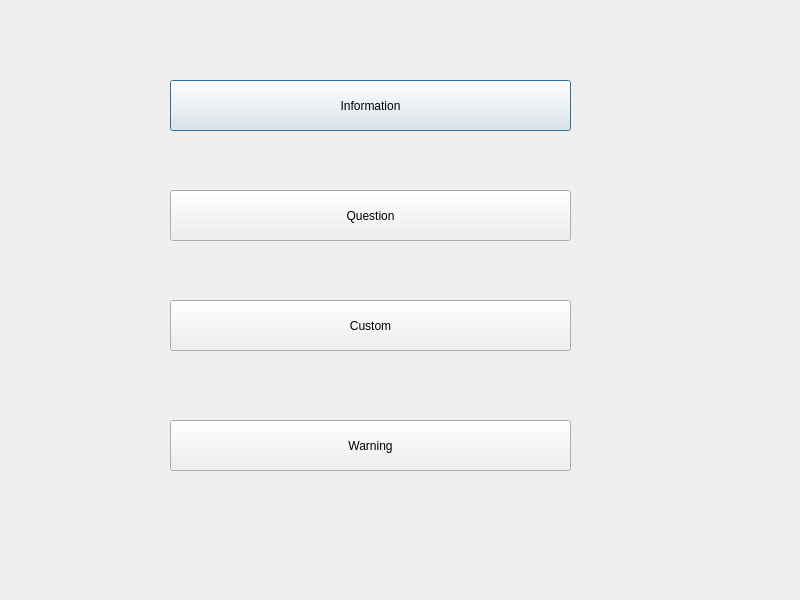
<?xml version="1.0" encoding="UTF-8"?>
<ui version="4.0">
 <class>Dialog</class>
 <widget class="QDialog" name="Dialog">
  <property name="geometry">
   <rect>
    <x>0</x>
    <y>0</y>
    <width>800</width>
    <height>600</height>
   </rect>
  </property>
  <property name="windowTitle">
   <string>Dialog</string>
  </property>
  <widget class="QPushButton" name="pushButton">
   <property name="geometry">
    <rect>
     <x>170</x>
     <y>80</y>
     <width>401</width>
     <height>51</height>
    </rect>
   </property>
   <property name="text">
    <string>Information</string>
   </property>
  </widget>
  <widget class="QPushButton" name="pushButton_2">
   <property name="geometry">
    <rect>
     <x>170</x>
     <y>190</y>
     <width>401</width>
     <height>51</height>
    </rect>
   </property>
   <property name="text">
    <string>Question</string>
   </property>
  </widget>
  <widget class="QPushButton" name="pushButton_3">
   <property name="geometry">
    <rect>
     <x>170</x>
     <y>300</y>
     <width>401</width>
     <height>51</height>
    </rect>
   </property>
   <property name="text">
    <string>Custom</string>
   </property>
  </widget>
  <widget class="QPushButton" name="pushButton_4">
   <property name="geometry">
    <rect>
     <x>170</x>
     <y>420</y>
     <width>401</width>
     <height>51</height>
    </rect>
   </property>
   <property name="text">
    <string>Warning</string>
   </property>
  </widget>
 </widget>
 <resources/>
 <connections/>
</ui>
